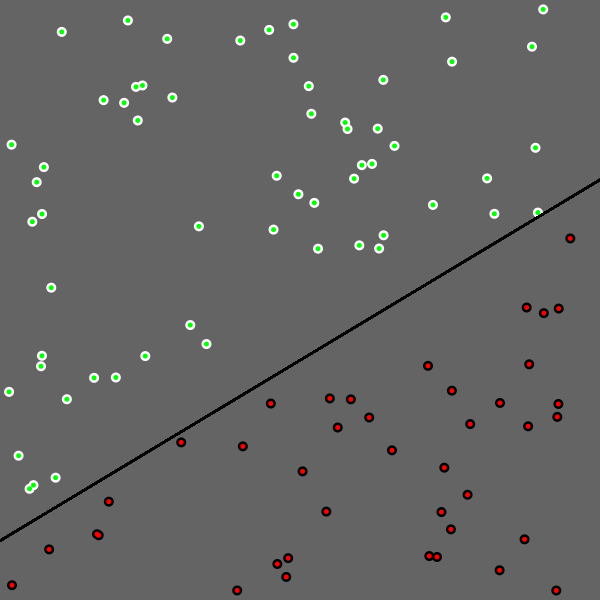
Frame 1 (no input)
Frame 60 (the mouse pressed at the canvas centre just before this capture): identical to frame 1, image omitted
Frame 120 (the mouse held since frame 60 and released just before this capture): identical to frame 1, image omitted

The Processing sketch that drew this single still picture (run headless with seeded random() and noise(); from frame 60 on, the mouse is pressed at the canvas centre):

// Processing sketch: perceptron
// ── perceptron.pde
Perceptron brain; //<>//
Point[] pt = new Point[100];
float inputs[] = new float[3]; 
void setup () {
  size(600, 600);
  brain = new Perceptron(3);
  for (int i = 0; i<pt.length; i++) {
    pt[i] = new Point();
  }

  int guess = brain.guess(inputs);
  println(guess);
}

void draw () {
  background(100);
  for (int i = 0; i<pt.length; i++) {
    pt[i].display();

  }
      Point p1 = new Point (-1, brain.guessY(-1));
    Point p2 = new Point (1, brain.guessY(1));
    stroke (255);
    strokeWeight(2);

    line (p1.pixelX(p1.x), p1.pixelY(p1.y), p2.pixelX(p2.x), p2.pixelY(p2.y));

  for (int i = 0; i<pt.length; i++) {
    float[] inputs = {pt[i].x, pt[i].y, pt[i].bias};
    int target = pt[i].label;
    //brain.train(inputs, target);
    // for visualisation
    int guess = brain.guess(inputs);
    if (guess == target) {
      noStroke();
      fill(0, 255, 0);
    } else fill (255, 0, 0);
    ellipse(pt[i].px, pt[i].py, 5, 5);
  }
}         

void keyPressed() {
  for (int i = 0; i<pt.length; i++) {
    float[] inputs = {pt[i].x, pt[i].y, pt[i].bias};
    int target = pt[i].label;
    brain.train(inputs, target);
  }
}

// ── brain.pde
int sign (float in_) {
  if (in_ >=0 ) {
  return 1;
}  else return -1;
}
 float lr = 0.001;
class Perceptron {
 float weights[]; 
  Perceptron (int l_) {
    weights= new float[l_];
  
    for (int i =0; i<weights.length; i++) {
      weights[i] = random(-1,1);
    }
  }
  
  int guess (float inputs[]) {
    float sum = 0;
    for (int i=0; i<weights.length; i++) {  // calu weights * input
      sum += inputs[i] * weights[i];
    }
    //activation function to return 1 or -i
    int result = sign(sum);
    return result;
  }
  void train (float[] inputs, int target) {
    int guess = guess(inputs);
    int error = target - guess;
    for (int i=0;i<weights.length;i++) {
     weights[i] += error*inputs[i] * lr; 
    }
    
  }
  
  float guessY (float x) {
    float w0 = weights[0];
    float w1 = weights[1];
    float w2 = weights[2];
    return -(w2/w1) - (w0/w1) *x;
    
  }
}

// ── training.pde

float f(float x_) {
  return .6*x_ + -.2;
}

class Point {
  float x, px;
  float y, py ; 
  float bias;
  int label;
  Point (float x_, float y_) {
    x=x_;
    y=y_;
  }
  Point () {
    x = random(-1, 1);
    y = random(-1, 1);
    bias = 1;
    px = pixelX(x);
    py =  pixelY(y);



    if (y> f(x)) {

      label = 1;
    } else label=-1;
  }

  void display() {
    stroke (1);
    strokeWeight(2);
    line (0, pixelY(f(-1)), width, pixelY(f(1)));
    noStroke();
    if (label == 1) {
      fill (255);
    } else fill(0);
    ellipse (px, py, 10, 10);
  }
  float pixelX(float x_) {
    return map(x_, -1, 1, 0, width);
  }
  float pixelY(float y_) {
    return map(y_, -1, 1, height, 0 );
  }
}
